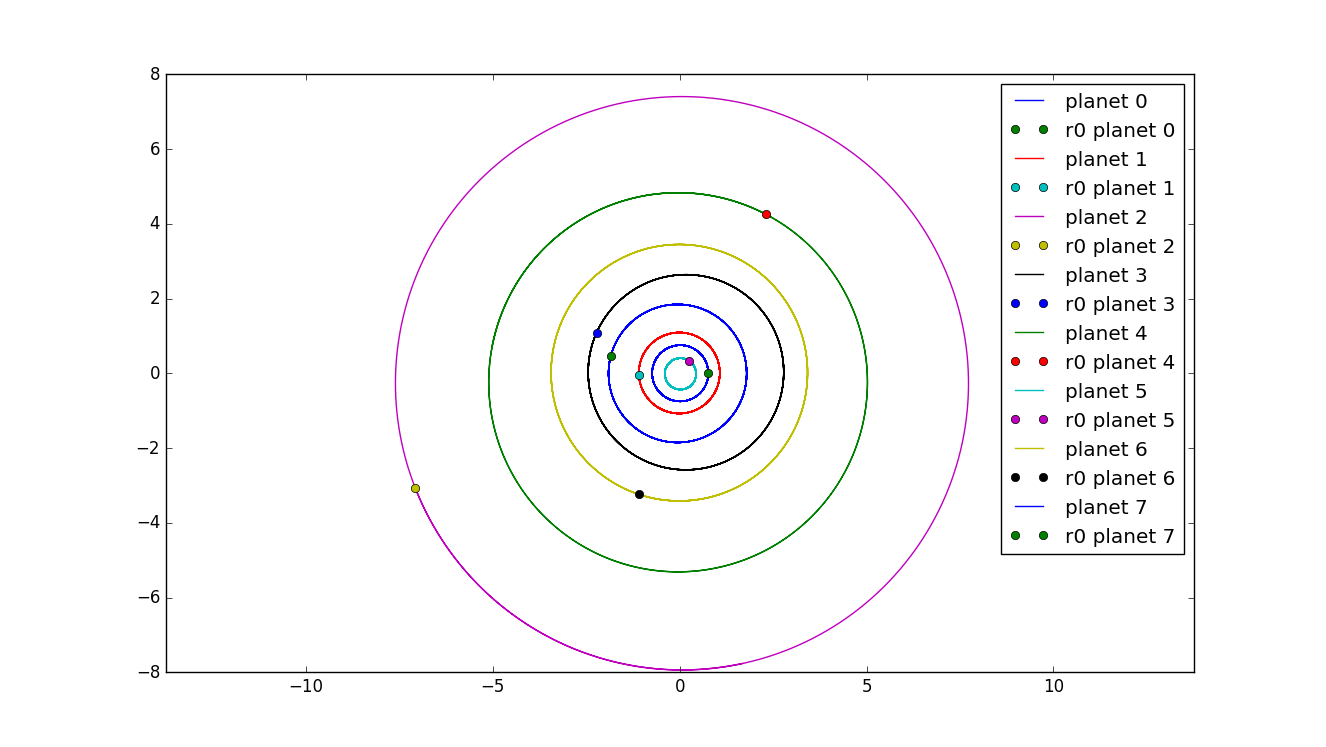

This figure's Python source:
"""
"""
####################################################################################
    #imports
from numpy import(
    linalg, pi, zeros, linspace, load, array, sum)
from matplotlib.pyplot import(
    plot, xlabel, ylabel, title, 
    hold, show, axis, legend, figure)
import MySolarSystem as M
from LeapFrog import *

####################################################################################
    #setting funcitons
def accelerate(r,  m):
    """
    Acceleration from gravitational forces on object from 
    the 3 largest planets in the solar system and the star
    """
    r_ = linalg.norm(r)
    return -(G*m*r)/(r_**3)   
    
####################################################################################
    #constants
G = 4*pi**2 # AU**3 * yr**-2 * M_s**-1 | gravitational const.
T = 25 # yrs | time span of simulation
n = 20000 # timesteps per year
dt = 1./n # time per timestep

####################################################################################
    #gathering solar system information
syst = M.Myseed() # instancing AST1100SS wit my seed. 
M_s = M.starmass(syst) # starmass in solar masses
N = M.Nplanets(syst) # number of planets in solar system
r0 = [ [syst.x0[i], syst.y0[i] ] for i in range(N) ]
v0 = [ [syst.vx0[i], syst.vy0[i] ] for i in range(N) ]

####################################################################################
    #defining arrays
r = zeros((n*T,N,2)) # initial pos. for planets in xy-plane
v = zeros((n*T,N,2)) # initial velocity. 

####################################################################################
    #filling arrays
r[0] = r0
v[0] = v0

#half-step velocity:
for j in range(N):
    v[0,j,:] = v0_half(v[0,j,:], accelerate(r[0,j,:], M_s),dt)


####################################################################################
    #integrating

for i in range(T*n-1):
    for j in range(N):
        r[i+1,j,:], v[i+1, j, :] =  LeapFrog(
            r[i,j,:], v[i,j,:], accelerate, dt, M_s)

####################################################################################
    # ploting position values
plot(r[:,0,0],r[:,0,1], label=('planet 0'))
plot(r[0,0,0],r[0,0,1], 'o', label=('r0 planet 0'))
hold('on')
axis('equal')
for nr in range(1,N):
    plot(r[:,nr,0],r[:,nr,1], label=('planet '+str(nr)))
    plot(r[0,nr,0],r[0,nr,1],'o', label=('r0 planet '+str(nr)))
legend()
show()


####################################################################################
    # checking results with AST1100SolarSystem and making movie file and position
    # array.
#to fit array into prescripted code, swap axes.
r = r.swapaxes(0,2)
v = v.swapaxes(0,2)
# making time-array t for functions
t = linspace(0,T, n*T)
# calling prescripted functions to check planetpositons and
# write a file
syst.checkPlanetPositions(r[:,:],float(T),n)
#syst.orbitXml(r[:,:,::100], t[::100])
